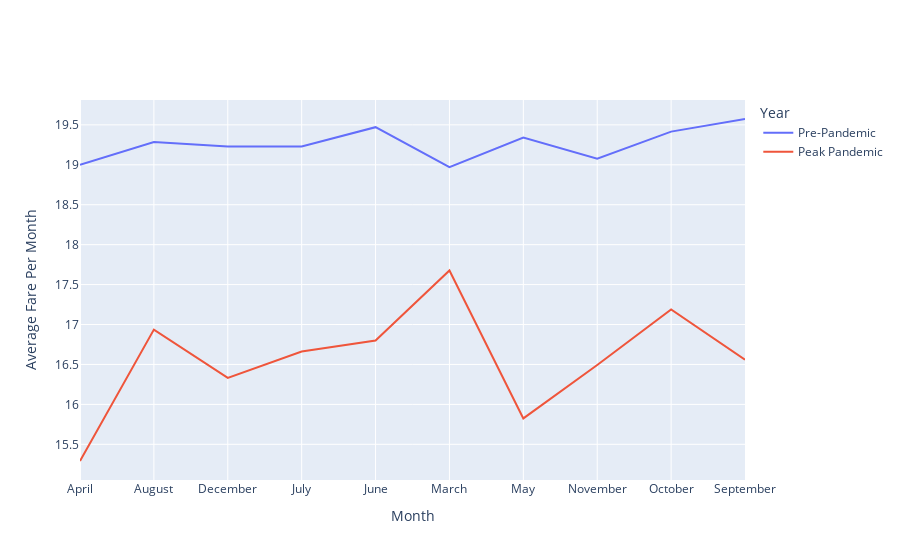

The notebook cell saved with this chart:
### Code cell
import plotly.graph_objects as go

fig = go.Figure()
fig.add_trace(go.Scatter(x=avg_monthly19.index, y=avg_monthly19['total_amount'],
                    mode='lines',
                    name='Pre-Pandemic'))
fig.add_trace(go.Scatter(x=avg_monthly20.index, y=avg_monthly20['total_amount'],
                    mode='lines',
                    name='Peak Pandemic'))
fig.update_layout(
    xaxis = dict(
        tickmode = 'array',
        tickvals = [0, 1, 2, 3, 4, 5, 6, 7, 8, 9, 10, 11],
        ticktext = ["April", "August", "December", "July", "June", "March", "May", 
                          "November", "October", "September"]
    )
)

fig.update_layout(legend_title_text = "Year")
fig.update_xaxes(title_text="Month")
fig.update_yaxes(title_text="Average Fare Per Month")
fig.show()

### Figure 1 — Plotly figure (JSON) as saved in the notebook; plotly's stock layout.template omitted (floating-point values rounded to 4 significant figures)
{"data": [{"mode": "lines", "name": "Pre-Pandemic", "type": "scatter", "x": [0, 1, 2, 3, 4, 5, 6, 7, 8, 9], "y": [19.0, 19.28, 19.23, 19.23, 19.47, 18.97, 19.34, 19.08, 19.42, 19.57]}, {"mode": "lines", "name": "Peak Pandemic", "type": "scatter", "x": [0, 1, 2, 3, 4, 5, 6, 7, 8, 9], "y": [15.29, 16.94, 16.33, 16.66, 16.8, 17.68, 15.82, 16.49, 17.19, 16.56]}], "layout": {"legend": {"title": {"text": "Year"}}, "xaxis": {"tickmode": "array", "ticktext": ["April", "August", "December", "July", "June", "March", "May", "November", "October", "September"], "tickvals": [0, 1, 2, 3, 4, 5, 6, 7, 8, 9, 10, 11], "title": {"text": "Month"}}, "yaxis": {"title": {"text": "Average Fare Per Month"}}}}
